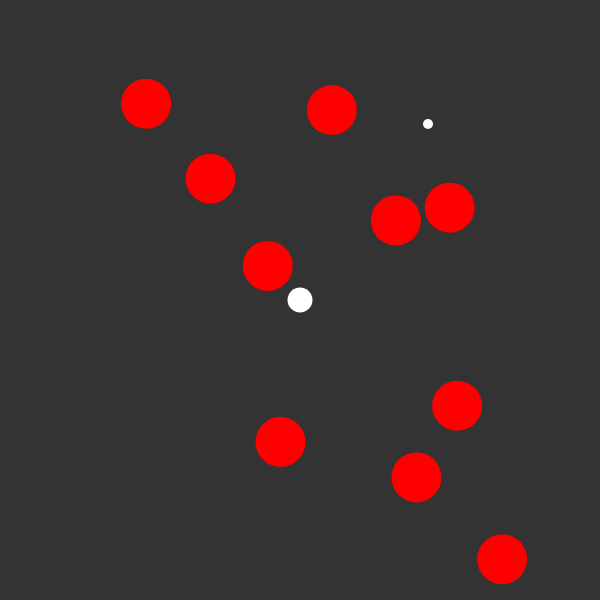
Frame 1 (no input)
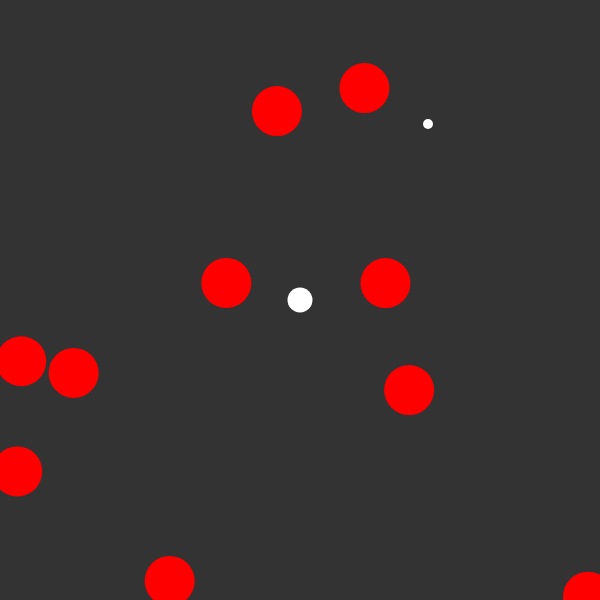
Frame 60 (no input)
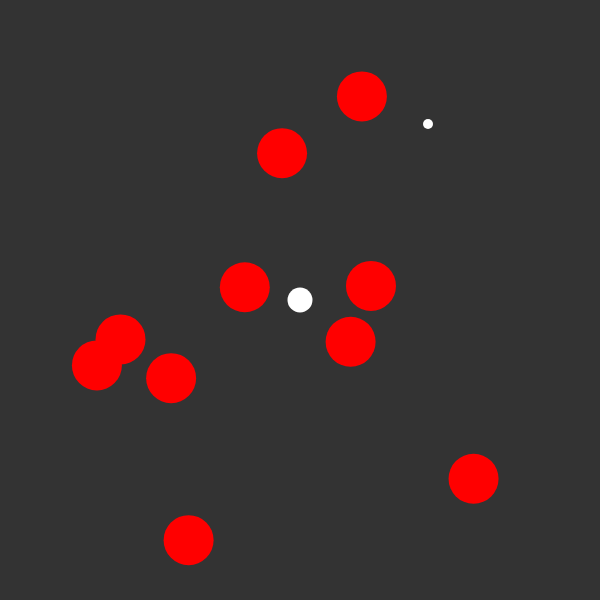
Frame 120 (the mouse pressed at the canvas centre since frame 60)

The p5.js sketch that drew these frames (run headless with seeded random() and noise() and a simulated clock; from frame 60 on, the mouse is pressed at the canvas centre):

// p5.js sketch
// ── sketch.js
var player
var food
var enemies = []
var score = 0

function setup() {
	createCanvas(600, 600);
	// Nuovo Giocatore
	player = new Player()
		// Nuovi nemici
	food = createVector(floor(random(width)), floor(random(height)))
	for (var i = 0; i < 10; i++) {
		enemies[i] = new Enemy()
	}
}

function draw() {
	background(51)
	fill(255)
	noStroke()
		// Funzioni del Giocatore
	player.edges()
	player.update()
	player.show()
		// Se il giocatore mangia il cibo
	if (player.eats(food)) {
		console.log(score)
		food = createVector(floor(random(width)), floor(random(height)))
		score += 10
	}

	// Mostriamo il Cibo
	ellipse(food.x, food.y, 10, 10)

	// Funzioni dei nemici
	for (var i = 0; i < enemies.length; i++) {
		enemies[i].chase(player)
		enemies[i].update()
		enemies[i].show()
	}

	// Controllare se il personaggio è stato ucciso
	for (var i = 0; i < enemies.length; i++) {
		if (player.killed(enemies[i])) {
			console.log('killed')
			score = 0
			player.pos = createVector(width / 2, height / 2)
			for (var j = 0; j < enemies.length; j++) {
				enemies[j] = new Enemy()
				player.acc = createVector(0, 0)
			}
		}
	}
}

// Funzione per quando un tasto è premuto
function keyPressed() {
	if (keyCode == UP_ARROW) {
		player.acc = createVector(0, 0)
		player.acc.y -= 3
	} else if (keyCode == DOWN_ARROW) {
		player.acc = createVector(0, 0)
		player.acc.y += 3
	} else if (keyCode == RIGHT_ARROW) {
		player.acc = createVector(0, 0)
		player.acc.x += 3
	} else if (keyCode == LEFT_ARROW) {
		player.acc = createVector(0, 0)
		player.acc.x -= 3
	}
}
// ── enemy.js
// Funzione Enemy
function Enemy() {
    // Vettori per Posizione, Velocità e Accelerazione
    this.pos = createVector(random(width), random(height))
    this.vel = createVector(0, 0)
    this.acc = createVector(0, 0)

    // Massima Velocità di movimento e di sterzo Casuali
    this.maxSpeed = random(5)
    this.maxForce = random(0.2)

    this.applyForce = function (force) {
        this.acc.add(force)
    }

    // Funzione per aggiornare la posizione del Nemico
    this.update = function () {
        this.vel.add(this.acc)
        this.vel.limit(this.maxSpeed)
        this.pos.add(this.vel)
        this.acc.set(0, 0)
    }

    // Funzione per mostrare il Nemico
    this.show = function () {
        fill(255, 0, 0)
        ellipse(this.pos.x, this.pos.y, 50, 50)
    }

    // Funzione per inseguire il personaggio
    this.chase = function (target) {
        var desired = p5.Vector.sub(target.pos, this.pos)

        var d = desired.mag()

        if (d < 100) {
            var m = map(d, 0, 100, 0, this.maxSpeed)
            desired.setMag(m)
        } else {
            desired.setMag(this.maxSpeed)
        }

        var steering = p5.Vector.sub(desired, this.vel)

        steering.limit(this.maxForce)

        this.applyForce(steering)
    }

}
// ── player.js
// Funzione Player
function Player() {
    // Vettore per la Posizione
    this.pos = createVector(width / 2, height / 2)
        // Vettore per l'Acc.
    this.acc = createVector(0, 0)

    // Funzione per aggiornre la posizione del giocatore
    this.update = function () {
        this.pos.add(this.acc)
    }

    // Funzione per mostrare la poizione del giocatore
    this.show = function () {
        ellipse(this.pos.x, this.pos.y, 25, 25)
    }

    // Funzione per controllare se il giocatore mangia il cibo
    this.eats = function (food) {
        var d = dist(this.pos.x, this.pos.y, food.x, food.y)
        return (d < 5)
    }

    // Funzione per i casi in cui il giocatore tocca i margini
    this.edges = function () {
        if (this.pos.x > width) {
            this.pos.x = 0
        }
        if (this.pos.x < 0) {
            this.pos.x = width
        }
        if (this.pos.y > height) {
            this.pos.y = 0
        }
        if (this.pos.y < 0) {
            this.pos.y = height
        }
    }

    // Funzione per controllare se il giocatore è stato ucciso
    this.killed = function (obj) {
        var killd = dist(this.pos.x, this.pos.y, obj.pos.x, obj.pos.y)
        return killd < 25
    }
}
